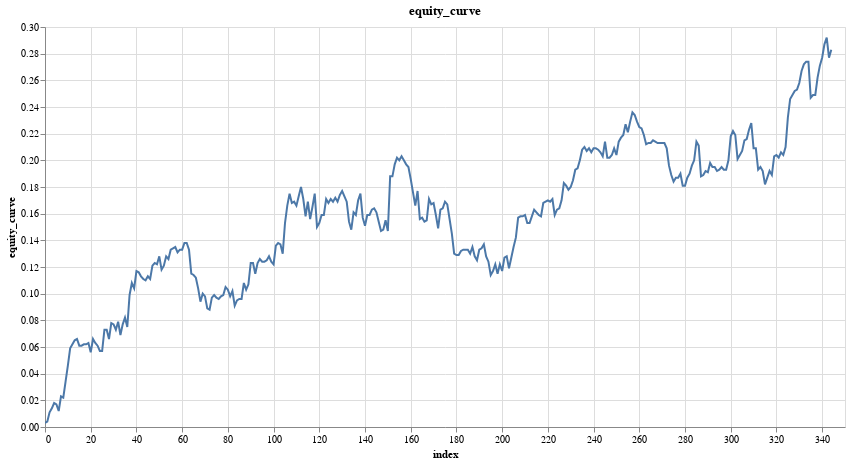

Here is the notebook cell this chart was saved with:
### Markdown cell above
### Save Best Model (Sharpe 10 Model)

### Code cell
features = ['close_log_return_lag_1','close_log_return_lag_2','close_log_return_lag_3']
model = LinearModel(len(features))
model_trades = research.learn_model_trades(ts.drop_nulls(), features, target, model, loss=nn.L1Loss())
model_trades = research.add_tx_fees_log(model_trades, maker_fee, taker_fee)
research.plot_column(model_trades, 'equity_curve')

### Figure 1 — Vega specification as saved in the notebook (floating-point values rounded to 4 significant figures; data arrays with more than 128 entries replaced by an {"elided": "..."} marker saying what was removed)
{"$schema": "https://vega.github.io/schema/vega/v5.json", "data": [{"name": "param_13_store"}, {"name": "source_0", "values": {"elided": "345 records"}}, {"name": "source_0_x_domain_index", "values": [{"min": 0, "max": 344}]}, {"name": "source_0_y_domain_equity_curve", "values": [{"min": 0.003, "max": 0.292}]}], "signals": [{"name": "unit", "value": {}, "on": [{"events": "pointermove", "update": "isTuple(group()) ? group() : unit"}]}, {"name": "param_13", "update": "vlSelectionResolve(\"param_13_store\", \"union\")"}, {"name": "param_13_index", "on": [{"events": [{"source": "view", "type": "dblclick"}], "update": "null"}, {"events": {"signal": "param_13_translate_delta"}, "update": "panLinear(param_13_translate_anchor.extent_x, -param_13_translate_delta.x / width)"}, {"events": {"signal": "param_13_zoom_delta"}, "update": "zoomLinear(domain(\"x\"), param_13_zoom_anchor.x, param_13_zoom_delta)"}]}, {"name": "param_13_equity_curve", "on": [{"events": [{"source": "view", "type": "dblclick"}], "update": "null"}, {"events": {"signal": "param_13_translate_delta"}, "update": "panLinear(param_13_translate_anchor.extent_y, param_13_translate_delta.y / height)"}, {"events": {"signal": "param_13_zoom_delta"}, "update": "zoomLinear(domain(\"y\"), param_13_zoom_anchor.y, param_13_zoom_delta)"}]}, {"name": "param_13_tuple", "on": [{"events": [{"signal": "param_13_index || param_13_equity_curve"}], "update": "param_13_index && param_13_equity_curve ? {unit: \"\", fields: param_13_tuple_fields, values: [param_13_index,param_13_equity_curve]} : null"}]}, {"name": "param_13_tuple_fields", "value": [{"field": "index", "channel": "x", "type": "R"}, {"field": "equity_curve", "channel": "y", "type": "R"}]}, {"name": "param_13_translate_anchor", "value": {}, "on": [{"events": [{"source": "scope", "type": "pointerdown"}], "update": "{x: x(unit), y: y(unit), extent_x: domain(\"x\"), extent_y: domain(\"y\")}"}]}, {"name": "param_13_translate_delta", "value": {}, "on": [{"events": [{"source": "window", "between": [{"source": "scope", "type": "pointerdown"}, {"source": "window", "type": "pointerup"}], "type": "pointermove", "consume": true}], "update": "{x: param_13_translate_anchor.x - x(unit), y: param_13_translate_anchor.y - y(unit)}"}]}, {"name": "param_13_zoom_anchor", "on": [{"events": [{"source": "scope", "consume": true, "type": "wheel"}], "update": "{x: invert(\"x\", x(unit)), y: invert(\"y\", y(unit))}"}]}, {"name": "param_13_zoom_delta", "on": [{"events": [{"source": "scope", "type": "wheel", "consume": true}], "update": "pow(1.001, event.deltaY * pow(16, event.deltaMode))", "force": true}]}, {"name": "param_13_modify", "on": [{"events": {"signal": "param_13_tuple"}, "update": "modify(\"param_13_store\", param_13_tuple, true)"}]}], "marks": [{"type": "line", "name": "marks", "from": {"data": "source_0"}, "sort": {"field": "x"}, "encode": {"update": {"stroke": {"value": "#4c78a8"}, "x": {"field": "index", "scale": "x"}, "y": {"field": "equity_curve", "scale": "y"}, "defined": {"signal": "isValid(datum[\"index\"]) && isFinite(+datum[\"index\"]) && isValid(datum[\"equity_curve\"]) && isFinite(+datum[\"equity_curve\"])"}, "tooltip": {"signal": "{\"index\": format(datum[\"index\"], \"\"), \"equity_curve\": format(datum[\"equity_curve\"], \"\")}"}}}, "interactive": true, "style": ["line"], "clip": true}], "scales": [{"name": "x", "type": "linear", "domain": [{"signal": "(data(\"source_0_x_domain_index\")[0] || {}).min"}, {"signal": "(data(\"source_0_x_domain_index\")[0] || {}).max"}], "range": [0, {"signal": "width"}], "nice": true, "zero": false, "domainRaw": {"signal": "param_13[\"index\"]"}}, {"name": "y", "type": "linear", "domain": [{"signal": "(data(\"source_0_y_domain_equity_curve\")[0] || {}).min"}, {"signal": "(data(\"source_0_y_domain_equity_curve\")[0] || {}).max"}], "range": [{"signal": "height"}, 0], "zero": true, "nice": true, "domainRaw": {"signal": "param_13[\"equity_curve\"]"}}], "axes": [{"scale": "x", "ticks": false, "zindex": 0, "minExtent": 0, "grid": true, "labels": false, "aria": false, "domain": false, "maxExtent": 0, "tickCount": {"signal": "ceil(width/40)"}, "gridScale": "y", "orient": "bottom"}, {"scale": "y", "ticks": false, "tickCount": {"signal": "ceil(height/40)"}, "domain": false, "zindex": 0, "orient": "left", "aria": false, "labels": false, "grid": true, "gridScale": "x", "maxExtent": 0, "minExtent": 0}, {"scale": "x", "labelOverlap": true, "orient": "bottom", "tickCount": {"signal": "ceil(width/40)"}, "zindex": 0, "labelFlush": true, "title": "index", "grid": false}, {"scale": "y", "orient": "left", "title": "equity_curve", "grid": false, "labelOverlap": true, "tickCount": {"signal": "ceil(height/40)"}, "zindex": 0}], "title": {"text": "equity_curve", "frame": "group"}, "height": 400, "style": "cell", "padding": 5, "width": 800, "background": "white"}
